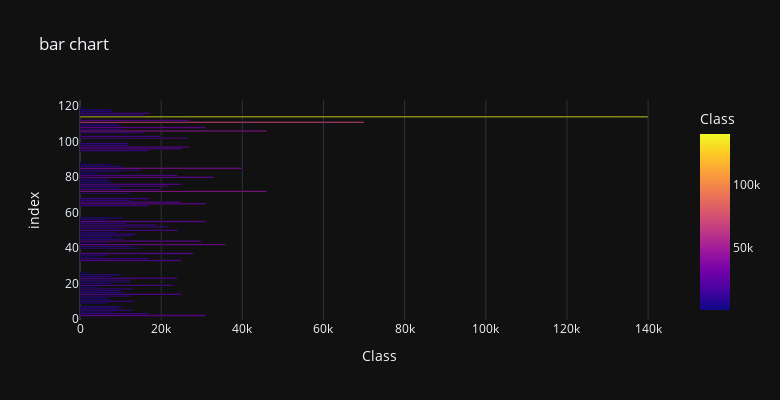

Write notebook code for a chart like this one.
### Code cell
import plotly.express as px
import matplotlib.pyplot as plt
import seaborn as sns

fig=px.bar(df,x='new_price',title='bar chart',labels={'new_price':'Class','count':'Counts'},color='new_price',height=400,width=780,template='plotly_dark')
fig.show()

### Figure 1 — Plotly figure (JSON) as saved in the notebook; plotly's stock layout.template omitted (floating-point values rounded to 4 significant figures)
{"data": [{"alignmentgroup": "True", "hovertemplate": "Class=%{marker.color}<br>index=%{y}<extra></extra>", "legendgroup": "", "marker": {"color": [null, null, 30999, 16999, 8499, 12999, 9490, 10499, null, 6799, 13499, 7699, 6799, 12499, 24999, 10499, 9999, 12999, 4499, 22999, 7699, 12490, 12499, 23999, 7699, 9999, 1599, null, null, null, null, null, null, 24999, 16999, 4499, 6799, 27999, null, null, 14499, 12499, 35899, 6799, 29859, 10499, 7999, 12999, 13999, 8999, 24165, 10999, 21699, 18999, 11499, 30999, 6799, 10499, null, null, null, null, null, null, 16999, 30999, 24999, 12425, 16999, null, null, 12490, 45999, 19999, 9999, 21999, 24999, 7999, 7499, 6899, 32999, 23999, 4499, 9999, 14999, 39998, 10499, 7699, 899, null, null, null, null, null, null, 16999, 24999, 26999, 11999, 11999, null, null, 26499, 19999, null, 15499, 45999, 10499, 30999, 10499, 8999, 69998, 26998, null, 139999, 15999, 17295, 7999, 7699, 899, null, null, null, null], "coloraxis": "coloraxis", "pattern": {"shape": ""}}, "name": "", "offsetgroup": "", "orientation": "h", "showlegend": false, "textposition": "auto", "type": "bar", "x": [null, null, 30999, 16999, 8499, 12999, 9490, 10499, null, 6799, 13499, 7699, 6799, 12499, 24999, 10499, 9999, 12999, 4499, 22999, 7699, 12490, 12499, 23999, 7699, 9999, 1599, null, null, null, null, null, null, 24999, 16999, 4499, 6799, 27999, null, null, 14499, 12499, 35899, 6799, 29859, 10499, 7999, 12999, 13999, 8999, 24165, 10999, 21699, 18999, 11499, 30999, 6799, 10499, null, null, null, null, null, null, 16999, 30999, 24999, 12425, 16999, null, null, 12490, 45999, 19999, 9999, 21999, 24999, 7999, 7499, 6899, 32999, 23999, 4499, 9999, 14999, 39998, 10499, 7699, 899, null, null, null, null, null, null, 16999, 24999, 26999, 11999, 11999, null, null, 26499, 19999, null, 15499, 45999, 10499, 30999, 10499, 8999, 69998, 26998, null, 139999, 15999, 17295, 7999, 7699, 899, null, null, null, null], "xaxis": "x", "y": [0, 1, 2, 3, 4, 5, 6, 7, 8, 9, 10, 11, 12, 13, 14, 15, 16, 17, 18, 19, 20, 21, 22, 23, 24, 25, 26, 27, 28, 29, 30, 31, 32, 33, 34, 35, 36, 37, 38, 39, 40, 41, 42, 43, 44, 45, 46, 47, 48, 49, 50, 51, 52, 53, 54, 55, 56, 57, 58, 59, 60, 61, 62, 63, 64, 65, 66, 67, 68, 69, 70, 71, 72, 73, 74, 75, 76, 77, 78, 79, 80, 81, 82, 83, 84, 85, 86, 87, 88, 89, 90, 91, 92, 93, 94, 95, 96, 97, 98, 99, 100, 101, 102, 103, 104, 105, 106, 107, 108, 109, 110, 111, 112, 113, 114, 115, 116, 117, 118, 119, 120, 121, 122, 123], "yaxis": "y"}], "layout": {"barmode": "relative", "coloraxis": {"colorbar": {"title": {"text": "Class"}}, "colorscale": [[0, "#0d0887"], [0.1111, "#46039f"], [0.2222, "#7201a8"], [0.3333, "#9c179e"], [0.4444, "#bd3786"], [0.5556, "#d8576b"], [0.6667, "#ed7953"], [0.7778, "#fb9f3a"], [0.8889, "#fdca26"], [1, "#f0f921"]]}, "height": 400, "legend": {"tracegroupgap": 0}, "title": {"text": "bar chart"}, "width": 780, "xaxis": {"anchor": "y", "domain": [0, 1], "title": {"text": "Class"}}, "yaxis": {"anchor": "x", "domain": [0, 1], "title": {"text": "index"}}}}
